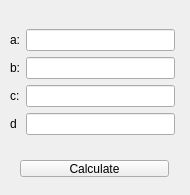
<?xml version="1.0" encoding="UTF-8"?>
<ui version="4.0">
 <class>quadraticWindow</class>
 <widget class="QMainWindow" name="quadraticWindow">
  <property name="geometry">
   <rect>
    <x>0</x>
    <y>0</y>
    <width>190</width>
    <height>195</height>
   </rect>
  </property>
  <property name="windowTitle">
   <string>Quadratic Line</string>
  </property>
  <widget class="QWidget" name="centralwidget">
   <widget class="QWidget" name="layoutWidget">
    <property name="geometry">
     <rect>
      <x>10</x>
      <y>10</y>
      <width>165</width>
      <height>145</height>
     </rect>
    </property>
    <layout class="QVBoxLayout" name="verticalLayout">
     <item>
      <layout class="QGridLayout" name="gridLayout">
       <item row="2" column="0">
        <widget class="QLabel" name="label_3">
         <property name="text">
          <string>c:</string>
         </property>
        </widget>
       </item>
       <item row="0" column="0">
        <widget class="QLabel" name="label">
         <property name="text">
          <string>a:</string>
         </property>
        </widget>
       </item>
       <item row="1" column="2">
        <widget class="QLineEdit" name="bBox"/>
       </item>
       <item row="0" column="2">
        <widget class="QLineEdit" name="aBox"/>
       </item>
       <item row="3" column="2">
        <widget class="QLineEdit" name="dBox"/>
       </item>
       <item row="2" column="2">
        <widget class="QLineEdit" name="cBox"/>
       </item>
       <item row="3" column="0">
        <widget class="QLabel" name="label_4">
         <property name="text">
          <string>d</string>
         </property>
        </widget>
       </item>
       <item row="1" column="0">
        <widget class="QLabel" name="label_2">
         <property name="text">
          <string>b:</string>
         </property>
        </widget>
       </item>
      </layout>
     </item>
    </layout>
   </widget>
   <widget class="QPushButton" name="calcBtn">
    <property name="geometry">
     <rect>
      <x>20</x>
      <y>160</y>
      <width>149</width>
      <height>17</height>
     </rect>
    </property>
    <property name="text">
     <string>Calculate</string>
    </property>
   </widget>
  </widget>
 </widget>
 <resources/>
 <connections/>
</ui>
